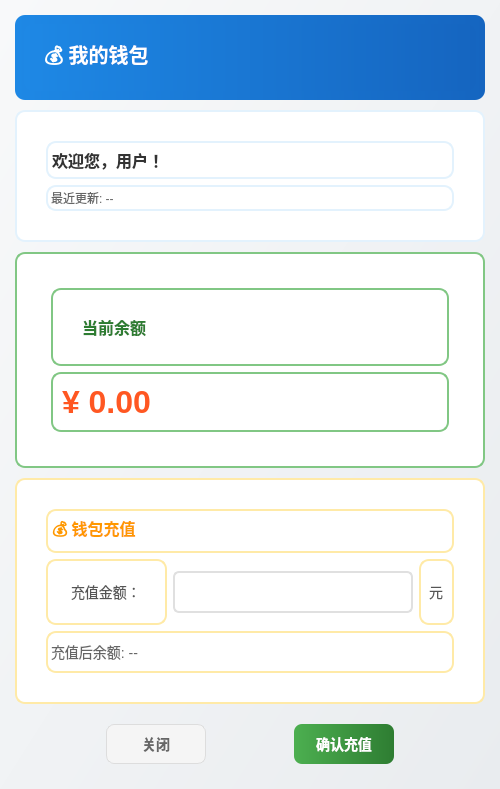
<?xml version="1.0" encoding="UTF-8"?>
<ui version="4.0">
 <class>WalletDialog</class>
 <widget class="QDialog" name="WalletDialog">
  <property name="geometry">
   <rect>
    <x>0</x>
    <y>0</y>
    <width>500</width>
    <height>450</height>
   </rect>
  </property>
  <property name="windowTitle">
   <string>我的钱包</string>
  </property>
  <property name="styleSheet">
   <string notr="true">QDialog {
    background: qlineargradient(x1:0, y1:0, x2:1, y2:1, stop:0 #f8f9fa, stop:1 #e9ecef);
    font-family: &quot;Microsoft YaHei&quot;, &quot;PingFang SC&quot;, sans-serif;
}</string>
  </property>
  <layout class="QVBoxLayout" name="verticalLayout">
   <property name="spacing">
    <number>10</number>
   </property>
   <property name="leftMargin">
    <number>15</number>
   </property>
   <property name="topMargin">
    <number>15</number>
   </property>
   <property name="rightMargin">
    <number>15</number>
   </property>
   <property name="bottomMargin">
    <number>15</number>
   </property>
   <item>
    <widget class="QFrame" name="headerFrame">
     <property name="styleSheet">
      <string notr="true">QFrame {
    background: qlineargradient(x1:0, y1:0, x2:1, y2:0, stop:0 #1e88e5, stop:1 #1565c0);
    border-radius: 10px;
}</string>
     </property>
     <property name="frameShape">
      <enum>QFrame::Shape::StyledPanel</enum>
     </property>
     <property name="frameShadow">
      <enum>QFrame::Shadow::Raised</enum>
     </property>
     <layout class="QHBoxLayout" name="horizontalLayout">
      <item>
       <widget class="QLabel" name="titleLabel">
        <property name="styleSheet">
         <string notr="true">QLabel {
    color: white;
    font-size: 20px;
    font-weight: bold;
    padding: 15px;
}</string>
        </property>
        <property name="text">
         <string>💰 我的钱包</string>
        </property>
       </widget>
      </item>
     </layout>
    </widget>
   </item>
   <item>
    <widget class="QFrame" name="infoFrame">
     <property name="styleSheet">
      <string notr="true">QFrame {
    background: white;
    border: 2px solid #e3f2fd;
    border-radius: 10px;
    padding: 20px;
}</string>
     </property>
     <property name="frameShape">
      <enum>QFrame::Shape::StyledPanel</enum>
     </property>
     <property name="frameShadow">
      <enum>QFrame::Shadow::Raised</enum>
     </property>
     <layout class="QVBoxLayout" name="verticalLayout_2">
      <item>
       <widget class="QLabel" name="welcomeLabel">
        <property name="styleSheet">
         <string notr="true">QLabel {
    color: #333;
    font-size: 16px;
    font-weight: bold;
    padding: 5px 0px;
}</string>
        </property>
        <property name="text">
         <string>欢迎您，用户！</string>
        </property>
       </widget>
      </item>
      <item>
       <widget class="QLabel" name="lastUpdateLabel">
        <property name="styleSheet">
         <string notr="true">QLabel {
    color: #666;
    font-size: 12px;
    padding: 2px 0px;
}</string>
        </property>
        <property name="text">
         <string>最近更新: --</string>
        </property>
       </widget>
      </item>
     </layout>
    </widget>
   </item>
   <item>
    <widget class="QFrame" name="balanceFrame">
     <property name="styleSheet">
      <string notr="true">QFrame {
    background: white;
    border: 2px solid #81c784;
    border-radius: 10px;
    padding: 25px;
}</string>
     </property>
     <property name="frameShape">
      <enum>QFrame::Shape::StyledPanel</enum>
     </property>
     <property name="frameShadow">
      <enum>QFrame::Shadow::Raised</enum>
     </property>
     <layout class="QVBoxLayout" name="verticalLayout_3">
      <item>
       <widget class="QLabel" name="balanceTitleLabel">
        <property name="styleSheet">
         <string notr="true">QLabel {
    color: #2e7d32;
    font-size: 16px;
    font-weight: bold;
}</string>
        </property>
        <property name="text">
         <string>当前余额</string>
        </property>
       </widget>
      </item>
      <item>
       <widget class="QLabel" name="balanceLabel">
        <property name="styleSheet">
         <string notr="true">QLabel {
    color: #ff5722;
    font-size: 32px;
    font-weight: bold;
    font-family: 'Microsoft YaHei';
    padding: 10px 0px;
}</string>
        </property>
        <property name="text">
         <string>¥ 0.00</string>
        </property>
       </widget>
      </item>
     </layout>
    </widget>
   </item>
   <item>
    <widget class="QFrame" name="rechargeFrame">
     <property name="styleSheet">
      <string notr="true">QFrame {
    background: white;
    border: 2px solid #ffeaa7;
    border-radius: 10px;
    padding: 20px;
}</string>
     </property>
     <property name="frameShape">
      <enum>QFrame::Shape::StyledPanel</enum>
     </property>
     <property name="frameShadow">
      <enum>QFrame::Shadow::Raised</enum>
     </property>
     <layout class="QVBoxLayout" name="verticalLayout_4">
      <item>
       <widget class="QLabel" name="rechargeTitleLabel">
        <property name="styleSheet">
         <string notr="true">QLabel {
    color: #ff9800;
    font-size: 16px;
    font-weight: bold;
    padding: 5px 0px;
}</string>
        </property>
        <property name="text">
         <string>💰 钱包充值</string>
        </property>
       </widget>
      </item>
      <item>
       <layout class="QHBoxLayout" name="rechargeLayout">
        <item>
         <widget class="QLabel" name="amountLabel">
          <property name="minimumSize">
           <size>
            <width>60</width>
            <height>0</height>
           </size>
          </property>
          <property name="styleSheet">
           <string notr="true">QLabel {
    color: #555;
    font-size: 14px;
}</string>
          </property>
          <property name="text">
           <string>充值金额：</string>
          </property>
         </widget>
        </item>
        <item>
         <widget class="QLineEdit" name="rechargeAmountEdit">
          <property name="styleSheet">
           <string notr="true">QLineEdit {
    background: white;
    border: 2px solid #e0e0e0;
    border-radius: 6px;
    padding: 10px 12px;
    font-size: 14px;
    color: #333;
}
QLineEdit:focus {
    border-color: #1e88e5;
    background-color: #f8fdff;
}</string>
          </property>
         </widget>
        </item>
        <item>
         <widget class="QLabel" name="yuanLabel">
          <property name="styleSheet">
           <string notr="true">QLabel {
    color: #555;
    font-size: 14px;
    padding: 0px 5px;
}</string>
          </property>
          <property name="text">
           <string>元</string>
          </property>
         </widget>
        </item>
       </layout>
      </item>
      <item>
       <widget class="QLabel" name="newBalanceLabel">
        <property name="styleSheet">
         <string notr="true">QLabel {
    color: #666;
    font-size: 14px;
    padding: 8px 0px;
}</string>
        </property>
        <property name="text">
         <string>充值后余额: --</string>
        </property>
       </widget>
      </item>
     </layout>
    </widget>
   </item>
   <item>
    <widget class="QFrame" name="buttonFrame">
     <property name="styleSheet">
      <string notr="true">QFrame {
    background: transparent;
}</string>
     </property>
     <property name="frameShape">
      <enum>QFrame::Shape::StyledPanel</enum>
     </property>
     <property name="frameShadow">
      <enum>QFrame::Shadow::Raised</enum>
     </property>
     <layout class="QHBoxLayout" name="horizontalLayout_2">
      <item>
       <spacer name="horizontalSpacer">
        <property name="orientation">
         <enum>Qt::Orientation::Horizontal</enum>
        </property>
        <property name="sizeHint" stdset="0">
         <size>
          <width>40</width>
          <height>20</height>
         </size>
        </property>
       </spacer>
      </item>
      <item>
       <widget class="QPushButton" name="closeButton">
        <property name="minimumSize">
         <size>
          <width>100</width>
          <height>40</height>
         </size>
        </property>
        <property name="styleSheet">
         <string notr="true">QPushButton {
    background: #f5f5f5;
    color: #666;
    border: 1px solid #ddd;
    border-radius: 8px;
    padding: 10px;
    font-size: 14px;
    font-weight: bold;
}
QPushButton:hover {
    background: #e0e0e0;
}
QPushButton:pressed {
    background: #d0d0d0;
}</string>
        </property>
        <property name="text">
         <string>关闭</string>
        </property>
       </widget>
      </item>
      <item>
       <spacer name="horizontalSpacer_2">
        <property name="orientation">
         <enum>Qt::Orientation::Horizontal</enum>
        </property>
        <property name="sizeHint" stdset="0">
         <size>
          <width>20</width>
          <height>20</height>
         </size>
        </property>
       </spacer>
      </item>
      <item>
       <widget class="QPushButton" name="rechargeButton">
        <property name="minimumSize">
         <size>
          <width>100</width>
          <height>40</height>
         </size>
        </property>
        <property name="styleSheet">
         <string notr="true">QPushButton {
    background: qlineargradient(x1:0, y1:0, x2:1, y2:0, stop:0 #4caf50, stop:1 #2e7d32);
    color: white;
    border: none;
    border-radius: 8px;
    padding: 10px;
    font-size: 14px;
    font-weight: bold;
}
QPushButton:hover {
    background: qlineargradient(x1:0, y1:0, x2:1, y2:0, stop:0 #2e7d32, stop:1 #1b5e20);
}
QPushButton:pressed {
    background: qlineargradient(x1:0, y1:0, x2:1, y2:0, stop:0 #1b5e20, stop:1 #003300);
}
QPushButton:disabled {
    background: #cccccc;
    color: #888888;
}</string>
        </property>
        <property name="text">
         <string>确认充值</string>
        </property>
       </widget>
      </item>
      <item>
       <spacer name="horizontalSpacer_3">
        <property name="orientation">
         <enum>Qt::Orientation::Horizontal</enum>
        </property>
        <property name="sizeHint" stdset="0">
         <size>
          <width>40</width>
          <height>20</height>
         </size>
        </property>
       </spacer>
      </item>
     </layout>
    </widget>
   </item>
  </layout>
 </widget>
 <resources/>
 <connections/>
</ui>
